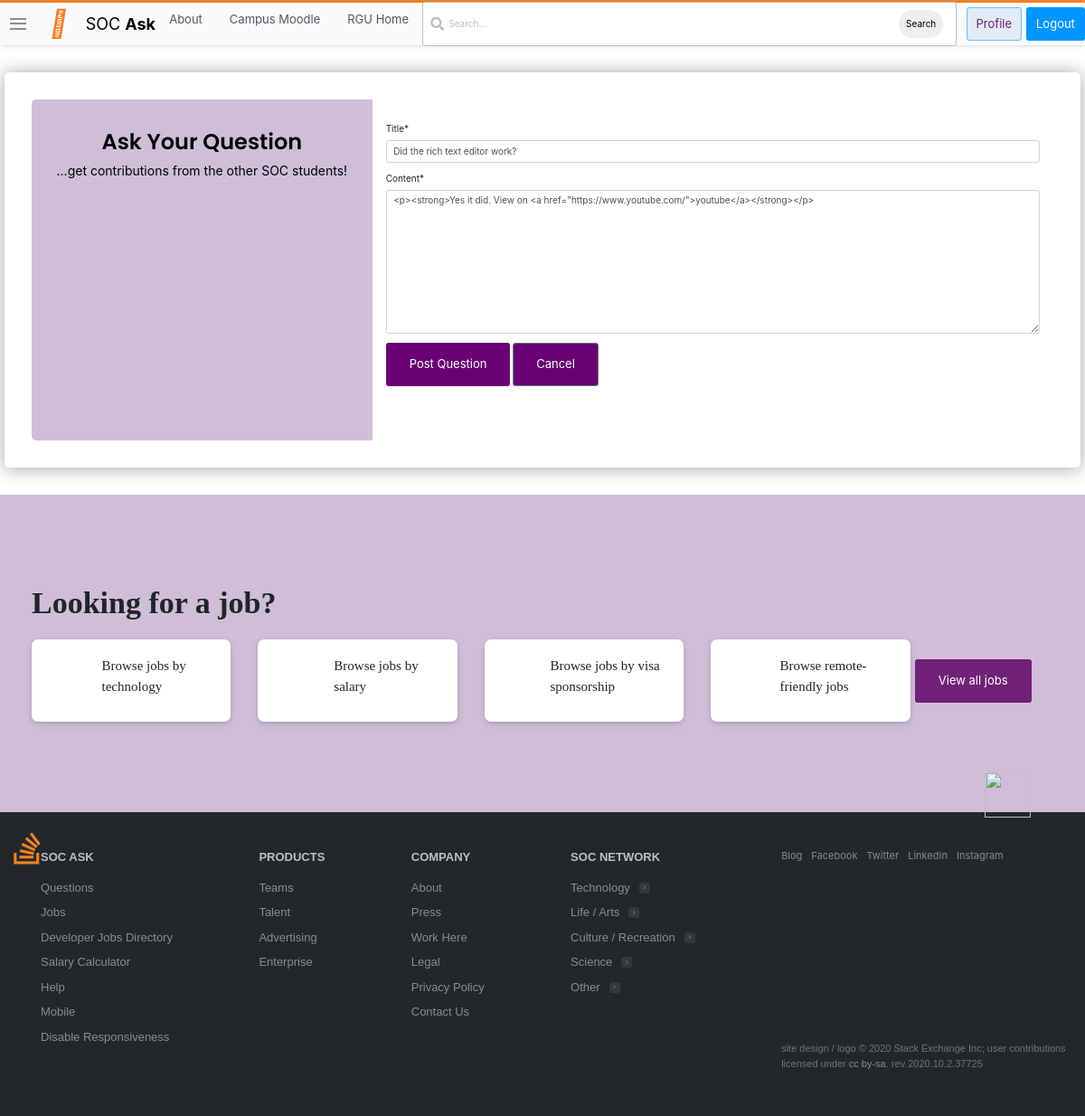
The app's page /questions/6/update/ (signed in) with its own data.
### stackbase/models.py (models this page shows, shortened)
class Question(models.Model):
    user = models.ForeignKey(User, on_delete=models.CASCADE)
    title = models.CharField(max_length=10000)
    content = RichTextField()
    date_created = models.DateTimeField(default=timezone.now)
    likes = models.ManyToManyField(User, related_name='likes')

### stackbase/views.py (the view)
# urls.py: path('questions/<int:pk>/update/', views.QuestionUpdateView.as_view(),
class QuestionUpdateView(UserPassesTestMixin, LoginRequiredMixin, UpdateView):
    model = Question
    fields = ['title', 'content']
    def test_func(self):
        question = self.get_object()
        if self.request.user == question.user:
            return True
        else:
            return False

### stackbase/templates/stackbase/question_form.html (shortened to what this page needs)
{% extends 'base.html' %}
{% load static %}
{% load crispy_forms_tags %}
{% block content %}
    <!DOCTYPE html>
    <html lang="en">
    <head>
    </head>
    <body>
        <div class="page-content page-container" id="page-content">
            <div class="padding">
                <div class="row  d-flex justify-content-center">
                        <div class="card user-card-full">
                            <div class="row m-l-0 m-r-0">
                                <div class="col-sm-4 bg-c-lite-green user-profile">
                                    <div class="card-block text-center text-white">
                                        <h6 class="f-w-600" style="font-size: 24px; color: black;">Ask Your Question</h6>
                                        <p style="font-size: 14px; color: black;">...get contributions from the other SOC students!</p>
                                    </div>
                                </div>
                                <div class="col-sm-8">
                                    <div class="card-block">
                                        </div>
                                        <form action="" method="POST" enctype="multipart/form-data">
                                            {{form|crispy}}
                                                <button class="btn test" style = "background-color: #690073; color: white;" id="logout-btn" type="submit">Post Question</button>
                                                <a style="text-decoration: block; background-color: #690073; color: white; " class="btn btn-outline-secondary" href="{% url 'stackbase:question-list' %}">Cancel</a>
                                        </form>
                                        <ul class="social-link list-unstyled m-t-40 m-b-10">
                                            <li></li>
                                            <li></li>
                                            <li></li>
                                        </ul>
                                    </div>
                                </div>
                            </div>
                        </div>
                    </div>
                </div>
    </body>
    </html>
{% endblock content %}

### static/main.css (style rules this page uses)
:root { --white: #fff; --black: #0c0d0e; --orange: #f48024; --yellow: #fbf2d4; --green: #5eba7d; --blue: #0077cc; --powder: #e1ecf4; --red: #d1383d; --black-025: #fafafb; --black-050: #eff0f1; --black-075: #e4e6e8; --black-100: #d6d9dc; --black-150: #c8ccd0; --black-200: #bbc0c4; --black-300: #9fa6ad; --black-350: #9199a1; --black-400: #848d95; --black-500: #6a737c; --black-600: #535a60; --black-700: #3c4146; --black-750: #2f3337; --black-800: #242729; --black-900: #0c0d0e; --orange-050: #fff7f2; --orange-100: #fee3cf; --orange-200: #fcd0ad; --orange-300: #f7aa6d; --orange-400: #f48024; --orange-500: #f2720c; --orange-600: #da670b; --orange-700: #bd5c00; --orange-800: #a35200; --orange-900: #874600; --blue-050: #f2f9ff; --blue-100: #cfeafe; --blue-200: #addafc; --blue-300: #6cbbf7; --blue-400: #379fef; --blue-500: #0095ff; --blue-600: #0077cc; --blue-700: #0064bd; --blue-800: #0054a3; --blue-900: #004487; --powder-050: #f4f8fb; --powder-100: #e1ecf4; --powder-200: #d1e5f1; --powder-300: #b3d3ea; --powder-400: #a0c7e4; --powder-500: #7aa7c7; --powder-600: #5b8db1; --powder-700: #39739d; --powder-800: #2c5777; --powder-900: #1e3c52; --green-025: #eef8f1; --green-050: #dcf0e2; --green-100: #cae8d4; --green-200: #a6d9b7; --green-300: #82ca9a; --green-400: #5eba7d; --green-500: #48a868; --green-600: #3d8f58; --green-700: #2f6f44; --green-800: #29603b; --green-900: #1e472c; --yellow-050: #fdf7e3; --yellow-100: #fbf2d4; --yellow-200: #f1e5bc; --yellow-300: #e6d178; --yellow-400: #e9c63f; --yellow-500: #ddb624; --yellow-600: #cea51b; --yellow-700: #b89516; --yellow-800: #9f8010; --yellow-900: #826a0b; --red-050: #fdf3f4; --red-100: #f9d3d7; --red-200: #f4b4bb; --red-300: #e87c87; --red-400: #de535e; --red-500: #d1383d; --red-600: #c02d2e; --red-700: #ac2726; --red-800: #942121; --red-900: #7a1819; --gold: #ffcc01; --gold-lighter: #fff4d1; --gold-darker: #f1b600; --silver: #b4b8bc; --silver-lighter: #e8e8e8; --silver-darker: #9a9c9f; --bronze: #caa789; --bronze-lighter: #f2e9e1; --bronze-darker: #ab825f; --fc-dark: #0c0d0e; --fc-medium: #3c4146; --fc-light: #6a737c; --focus-ring: rgba(0,149,255,0.15); --focus-ring-success: rgba(166,217,183,0.4); --focus-ring-warning: rgba(233,198,63,0.4); --focus-ring-error: rgba(192,45,46,0.15); --focus-ring-muted: rgba(36,39,41,0.1); --bs-sm: 0 1px 2px rgba(0,0,0,0.05),0 1px 4px rgba(0,0,0,0.05),0 2px 8px rgba(0,0,0,0.05); --bs-md: 0 1px 3px rgba(0,0,0,0.06),0 2px 6px rgba(0,0,0,0.06),0 3px 8px rgba(0,0,0,0.09); --bs-lg: 0 1px 4px rgba(0,0,0,0.09),0 3px 8px rgba(0,0,0,0.09),0 4px 13px rgba(0,0,0,0.13); --scrollbar: rgba(0,0,0,0.2); --highlight-bg: #f6f6f6; --highlight-color: #2f3337; --highlight-comment: #656e77; --highlight-punctuation: var(--black-600); --highlight-namespace: #b75501; --highlight-attribute: #015692; --highlight-literal: #b75501; --highlight-symbol: #803378; --highlight-keyword: #015692; --highlight-variable: #54790d; --highlight-addition: #2f6f44; --highlight-deletion: #c02d2e; --dark-blue:#2b2d6e; --magnolia:#f7f6f9; }
*, *::before, *::after { margin: 0; padding: 0; box-sizing: border-box; }
html { font-family: Arial, "Helvetica Neue", Helvetica, sans-serif; font-size: 10px; color: var(--black-800); }
ul { list-style: none; }
a { text-decoration: none; color: #712177; cursor: pointer; }
.btn { text-align: center; font-size: 1.3rem; border-radius: 3px; transition: all 0.5s; padding: 1.3rem 2.5rem; }
.card { flex: 1 auto; flex-basis: calc(33% - 4rem); display: flex; flex-direction: column; background-color: var(--white); box-shadow: var(--bs-sm); padding: 3rem; border-radius: 0.7rem; margin: 2rem; position: relative; }

### stackbase/templates/stackbase/question_form.html (style rules this page uses)
body { background-color: #ffff }
.padding { padding-top: 6rem !important }
.user-card-full { overflow: hidden }
.card { border-radius: 5px; -webkit-box-shadow: 0 1px 20px 0 rgba(69, 90, 100, 0.08); box-shadow: 0 1px 20px 0 rgba(53, 53, 53, 0.452); border: none; margin-bottom: 30px }
.m-r-0 { margin-right: 0px }
.m-l-0 { margin-left: 0px }
.user-card-full .user-profile { border-radius: 5px 0 0 5px }
.bg-c-lite-green { background: -webkit-gradient(linear, left top, right top, from(#f29263), to(#ee5a6f)); background: #d0bed9 }
.user-profile { padding: 20px 0 }
.card-block { padding: 1.25rem }
h6 { font-size: 13px; font-family: 'Poppins', sans-serif; }
.card .card-block p { line-height: 25px }
.m-b-10 { margin-bottom: 10px }
.f-w-600 { font-weight: 600 }
.m-t-40 { margin-top: 20px }
.user-card-full .social-link li { display: inline-block }

### records on screen
Question: title "Did the rich text editor work?", content "<p><strong>Yes it did. View on <a href=\"https://www.youtube.com/\">youtube</a></strong></p>"
